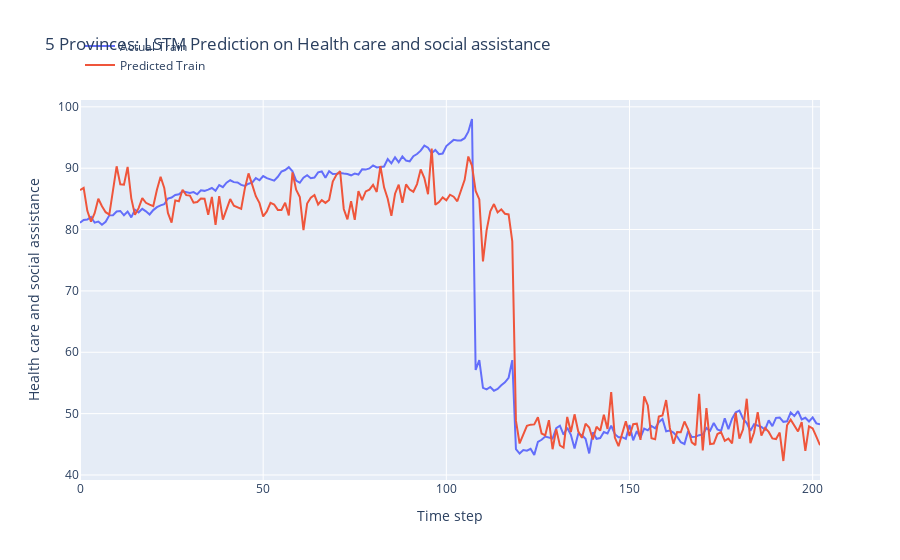

This figure's notebook cell:
### Code cell
# invert predictions
train_predict = scaler_2.inverse_transform(train_predict)
print('train_predict:', train_predict.shape)

# invert y_train
y_train_scaled_inversed = scaler_2.inverse_transform(y_train_scaled)
print('y_train_scaled_inversed:', y_train_scaled_inversed.shape)

print('Train Mean Absolute Error:', mean_absolute_error(y_train, train_predict))
print('Train Root Mean Squared Error:',np.sqrt(mean_squared_error(y_train, train_predict)))

# Calculate R-squared using sklearn's r2_score function
r2 = r2_score(y_train, train_predict)
print("Train R-squared:", r2)

# plot the actual and predicted values for test data
trace1 = go.Scatter(x=np.arange(len(y_train)), y=y_train.flatten(), mode='lines', name='Actual Train')
trace2 = go.Scatter(x=np.arange(len(train_predict)), y=train_predict.flatten(), mode='lines', name='Predicted Train')

# Create layout
layout = go.Layout(
    title='5 Provinces: LSTM Prediction on Health care and social assistance',
    xaxis=dict(title='Time step'),
    yaxis=dict(title='Health care and social assistance'),
    legend=dict(x=0, y=1.18)
)

# Create figure
fig = go.Figure(data=[trace1, trace2], layout=layout)

# Show plot
fig.show()

### Figure 1 — Plotly figure (JSON) as saved in the notebook; plotly's stock layout.template omitted (floating-point values rounded to 4 significant figures; data arrays with more than 128 entries replaced by an {"elided": "..."} marker saying what was removed)
{"data": [{"mode": "lines", "name": "Actual Train", "type": "scatter", "x": {"elided": "203 int values"}, "y": {"elided": "203 float values"}}, {"mode": "lines", "name": "Predicted Train", "type": "scatter", "x": {"elided": "203 int values"}, "y": {"elided": "203 float values"}}], "layout": {"legend": {"x": 0, "y": 1.18}, "title": {"text": "5 Provinces: LSTM Prediction on Health care and social assistance"}, "xaxis": {"title": {"text": "Time step"}}, "yaxis": {"title": {"text": "Health care and social assistance"}}}}
